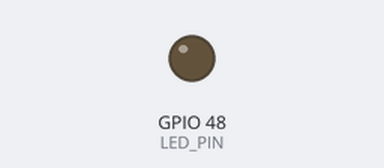
Bench run of a program on a simulated ESP32-S3. Shown: output pins drawn as LEDs (lit = HIGH). WiFi joins after 1.5 s; servers stay silent unless stated; the ROS host is connected and sends only what is stated; what the program prints to the serial monitor is not drawn.

Above: at 2.83 s.
At 3.5 s:
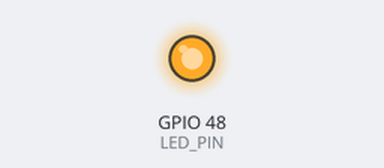
Timing chart, 0 to 5.6 s (numbered marks = the images above):
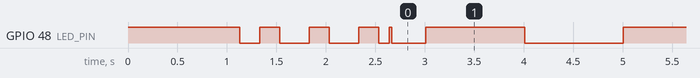

Measured:
- by itself, GPIO 48 (LED_PIN): HIGH → LOW at 1.1 s, → HIGH 0.20 s later, → LOW 0.20 s later, → HIGH 0.30 s later, … (136 changes in this stretch)

The program:

main.cpp
```cpp
/**
 * CNC Sensor Node - micro-ROS on ESP32-S3
 * =======================================
 * Multi-transport support: Serial, WiFi/UDP, WiFi/TCP
 *
 * Enhanced with Edge Robustness Features:
 * - WiFi reconnect with exponential backoff
 * - Agent heartbeat monitoring
 * - Hardware watchdog support
 * - Payload throttling option
 * - Status LED patterns
 *
 * Hardware:
 * - ESP32-S3 DevKitC
 * - MPU6050 IMU (optional - can simulate data)
 *
 * Topics Published:
 * - /sensors/imu (sensor_msgs/Imu)
 * - /sensors/temperature (std_msgs/Float32)
 *
 * Build with PlatformIO:
 *   pio run -e esp32s3_serial     # USB Serial transport
 *   pio run -e esp32s3_wifi_udp   # WiFi UDP transport
 *   pio run -e esp32s3_wifi_tcp   # WiFi TCP transport
 */

#include <Arduino.h>
#include <micro_ros_arduino.h>
#include "config.h"

#include <stdio.h>
#include <rcl/rcl.h>
#include <rcl/error_handling.h>
#include <rclc/rclc.h>
#include <rclc/executor.h>

#include <sensor_msgs/msg/imu.h>
#include <std_msgs/msg/float32.h>

#if defined(TRANSPORT_WIFI_UDP) || defined(TRANSPORT_WIFI_TCP)
#include <WiFi.h>
#endif

#if ENABLE_WATCHDOG
#include <esp_task_wdt.h>
#endif

// ============================================================================
// Global variables
// ============================================================================

rcl_publisher_t imu_publisher;
rcl_publisher_t temp_publisher;
sensor_msgs__msg__Imu imu_msg;
std_msgs__msg__Float32 temp_msg;

rclc_executor_t executor;
rclc_support_t support;
rcl_allocator_t allocator;
rcl_node_t node;
rcl_timer_t timer;

// Connection state
enum AgentState {
    WIFI_CONNECTING,
    WAITING_AGENT,
    AGENT_AVAILABLE,
    AGENT_CONNECTED,
    AGENT_DISCONNECTED,
    WIFI_DISCONNECTED
};
AgentState agent_state = WAITING_AGENT;
const char* agent_state_names[] = {
    "WIFI_CONNECTING", "WAITING_AGENT", "AGENT_AVAILABLE",
    "AGENT_CONNECTED", "AGENT_DISCONNECTED", "WIFI_DISCONNECTED"
};

// Timing
unsigned long last_heartbeat = 0;
unsigned long last_state_change = 0;
unsigned long wifi_retry_delay = WIFI_RECONNECT_INITIAL_MS;

// Throttling
uint32_t publish_counter = 0;

// Simulated sensor state
float sim_angle = 0.0;
float sim_vibration = 0.0;

// Statistics
uint32_t messages_published = 0;
uint32_t reconnect_count = 0;
uint32_t wifi_reconnect_count = 0;

// ============================================================================
// Error handling
// ============================================================================

#define RCCHECK(fn) { rcl_ret_t temp_rc = fn; if((temp_rc != RCL_RET_OK)){error_loop();}}
#define RCSOFTCHECK(fn) { rcl_ret_t temp_rc = fn; if((temp_rc != RCL_RET_OK)){}}

void error_loop() {
    Serial.println("ERROR: Entering error loop!");
    while(1) {
        digitalWrite(LED_PIN, !digitalRead(LED_PIN));
        delay(LED_ERROR);
#if ENABLE_WATCHDOG
        esp_task_wdt_reset();  // Keep feeding watchdog to allow recovery
#endif
    }
}

// ============================================================================
// LED Status Indicator
// ============================================================================

void update_led_status() {
    unsigned long now = millis();
    int blink_period;

    switch(agent_state) {
        case WIFI_CONNECTING:
        case WIFI_DISCONNECTED:
            blink_period = LED_WIFI_CONNECTING;
            break;
        case WAITING_AGENT:
        case AGENT_AVAILABLE:
            blink_period = LED_AGENT_WAITING;
            break;
        case AGENT_CONNECTED:
            blink_period = LED_CONNECTED;
            break;
        case AGENT_DISCONNECTED:
            blink_period = LED_AGENT_WAITING;
            break;
        default:
            blink_period = LED_ERROR;
    }

    digitalWrite(LED_PIN, (now / blink_period) % 2);
}

// ============================================================================
// WiFi Management (for WiFi transports)
// ============================================================================

#if defined(TRANSPORT_WIFI_UDP) || defined(TRANSPORT_WIFI_TCP)

bool connect_wifi() {
    if (WiFi.status() == WL_CONNECTED) {
        return true;
    }

    Serial.printf("[WiFi] Connecting to %s...\n", WIFI_SSID);
    agent_state = WIFI_CONNECTING;

    WiFi.disconnect(true);
    delay(100);
    WiFi.mode(WIFI_STA);
    WiFi.begin(WIFI_SSID, WIFI_PASSWORD);

    unsigned long start = millis();
    while (WiFi.status() != WL_CONNECTED) {
        if (millis() - start > WIFI_CONNECT_TIMEOUT_MS) {
            Serial.printf("[WiFi] Connection timeout after %dms\n", WIFI_CONNECT_TIMEOUT_MS);
            return false;
        }
        update_led_status();
        delay(100);
#if ENABLE_WATCHDOG
        esp_task_wdt_reset();
#endif
    }

    Serial.printf("[WiFi] Connected! IP: %s\n", WiFi.localIP().toString().c_str());
    Serial.printf("[WiFi] RSSI: %d dBm\n", WiFi.RSSI());
    wifi_retry_delay = WIFI_RECONNECT_INITIAL_MS;  // Reset backoff on success
    return true;
}

bool check_wifi_connection() {
    if (WiFi.status() == WL_CONNECTED) {
        return true;
    }

    Serial.printf("[WiFi] Connection lost! Reconnecting (attempt delay: %lums)...\n", wifi_retry_delay);
    wifi_reconnect_count++;

    // Apply exponential backoff
    delay(wifi_retry_delay);
    wifi_retry_delay = min(wifi_retry_delay * WIFI_RECONNECT_MULTIPLIER,
                          (unsigned long)WIFI_RECONNECT_MAX_MS);

    if (connect_wifi()) {
        Serial.println("[WiFi] Reconnected successfully!");
        return true;
    }

    return false;
}

#endif

// ============================================================================
// Transport setup (compile-time selection)
// ============================================================================

bool setup_transport() {
#if defined(TRANSPORT_SERIAL)
    // Serial transport - ESP32-S3 native USB
    Serial.begin(115200);
    set_microros_serial_transports(Serial);
    Serial.println("[Transport] Serial (USB)");
    return true;

#elif defined(TRANSPORT_WIFI_UDP)
    // WiFi UDP transport
    Serial.begin(115200);
    Serial.println("[Transport] WiFi UDP");

    if (!connect_wifi()) {
        return false;
    }

    set_microros_wifi_transports(
        (char*)WIFI_SSID,
        (char*)WIFI_PASSWORD,
        (char*)AGENT_IP,
        AGENT_PORT_UDP
    );
    Serial.printf("[Transport] Agent: %s:%d (UDP)\n", AGENT_IP, AGENT_PORT_UDP);
    return true;

#elif defined(TRANSPORT_WIFI_TCP)
    // WiFi TCP transport
    Serial.begin(115200);
    Serial.println("[Transport] WiFi TCP");

    if (!connect_wifi()) {
        return false;
    }

    set_microros_wifi_transports(
        (char*)WIFI_SSID,
        (char*)WIFI_PASSWORD,
        (char*)AGENT_IP,
        AGENT_PORT_TCP
    );
    Serial.printf("[Transport] Agent: %s:%d (TCP)\n", AGENT_IP, AGENT_PORT_TCP);
    return true;

#else
    // Default: Serial transport
    Serial.begin(115200);
    set_microros_serial_transports(Serial);
    Serial.println("[Transport] Serial (default)");
    return true;
#endif
}

// ============================================================================
// Sensor reading (simulated or real)
// ============================================================================

void read_sensor_data(float* ax, float* ay, float* az,
                      float* gx, float* gy, float* gz,
                      float* temp) {
#if USE_SIMULATED_SENSOR
    // Simulate accelerometer data with vibration pattern
    sim_angle += 0.1;
    sim_vibration = sin(sim_angle * 10) * 0.5;

    // Accelerometer (m/s^2) - gravity + vibration
    *ax = sim_vibration * 0.2;
    *ay = sim_vibration * 0.15;
    *az = 9.81 + sim_vibration * 0.1;

    // Gyroscope (rad/s)
    *gx = sim_vibration * 0.01;
    *gy = sim_vibration * 0.01;
    *gz = sim_vibration * 0.005;

    // Temperature (Celsius)
    *temp = 25.0 + sin(sim_angle * 0.1) * 2.0;
#else
    // TODO: Read from real MPU6050
    *ax = 0; *ay = 0; *az = 9.81;
    *gx = 0; *gy = 0; *gz = 0;
    *temp = 25.0;
#endif
}

// ============================================================================
// Timer callback - publishes sensor data
// ============================================================================

void timer_callback(rcl_timer_t* timer, int64_t last_call_time) {
    RCLC_UNUSED(last_call_time);
    if (timer != NULL) {
        publish_counter++;

#if ENABLE_THROTTLING
        // Skip publishing if throttling is enabled
        if (publish_counter % THROTTLE_SKIP_COUNT != 0) {
            return;
        }
#endif

        float ax, ay, az, gx, gy, gz, temp;
        read_sensor_data(&ax, &ay, &az, &gx, &gy, &gz, &temp);

        // Fill IMU message
        imu_msg.header.stamp.sec = millis() / 1000;
        imu_msg.header.stamp.nanosec = (millis() % 1000) * 1000000;

        // Orientation (quaternion) - identity
        imu_msg.orientation.x = 0.0;
        imu_msg.orientation.y = 0.0;
        imu_msg.orientation.z = 0.0;
        imu_msg.orientation.w = 1.0;
        imu_msg.orientation_covariance[0] = -1;

        // Angular velocity (rad/s)
        imu_msg.angular_velocity.x = gx;
        imu_msg.angular_velocity.y = gy;
        imu_msg.angular_velocity.z = gz;

        // Linear acceleration (m/s^2)
        imu_msg.linear_acceleration.x = ax;
        imu_msg.linear_acceleration.y = ay;
        imu_msg.linear_acceleration.z = az;

        // Temperature
        temp_msg.data = temp;

        // Publish
        RCSOFTCHECK(rcl_publish(&imu_publisher, &imu_msg, NULL));
        RCSOFTCHECK(rcl_publish(&temp_publisher, &temp_msg, NULL));

        messages_published++;
    }
}

// ============================================================================
// micro-ROS entity management
// ============================================================================

bool create_entities() {
    allocator = rcl_get_default_allocator();

    // Create init_options
    RCCHECK(rclc_support_init(&support, 0, NULL, &allocator));

    // Create node
    RCCHECK(rclc_node_init_default(&node, NODE_NAME, "", &support));

    // Create IMU publisher
    RCCHECK(rclc_publisher_init_default(
        &imu_publisher,
        &node,
        ROSIDL_GET_MSG_TYPE_SUPPORT(sensor_msgs, msg, Imu),
        "/sensors/imu"
    ));

    // Create temperature publisher
    RCCHECK(rclc_publisher_init_default(
        &temp_publisher,
        &node,
        ROSIDL_GET_MSG_TYPE_SUPPORT(std_msgs, msg, Float32),
        "/sensors/temperature"
    ));

    // Create timer
    const unsigned int timer_period_ms = 1000 / PUBLISH_RATE_HZ;
    RCCHECK(rclc_timer_init_default(
        &timer,
        &support,
        RCL_MS_TO_NS(timer_period_ms),
        timer_callback
    ));

    // Create executor
    RCCHECK(rclc_executor_init(&executor, &support.context, 1, &allocator));
    RCCHECK(rclc_executor_add_timer(&executor, &timer));

    // Initialize message frame_id
    static char frame_id[] = SENSOR_ID;
    imu_msg.header.frame_id.data = frame_id;
    imu_msg.header.frame_id.size = strlen(frame_id);
    imu_msg.header.frame_id.capacity = strlen(frame_id) + 1;

    return true;
}

void destroy_entities() {
    rmw_context_t* rmw_context = rcl_context_get_rmw_context(&support.context);
    (void) rmw_uros_set_context_entity_destroy_session_timeout(rmw_context, 0);

    rcl_publisher_fini(&imu_publisher, &node);
    rcl_publisher_fini(&temp_publisher, &node);
    rcl_timer_fini(&timer);
    rclc_executor_fini(&executor);
    rcl_node_fini(&node);
    rclc_support_fini(&support);
}

// ============================================================================
// Agent heartbeat check
// ============================================================================

bool check_agent_heartbeat() {
    if (millis() - last_heartbeat < AGENT_HEARTBEAT_INTERVAL_MS) {
        return true;  // Not time to check yet
    }

    last_heartbeat = millis();

    if (RMW_RET_OK == rmw_uros_ping_agent(AGENT_PING_TIMEOUT_MS, AGENT_PING_ATTEMPTS)) {
        return true;
    }

    Serial.println("[Heartbeat] Agent not responding!");
    return false;
}

// ============================================================================
// Print statistics
// ============================================================================

void print_statistics() {
    static unsigned long last_stats = 0;
    if (millis() - last_stats > 30000) {  // Every 30 seconds
        last_stats = millis();
        Serial.println("\n===== Statistics =====");
        Serial.printf("Messages published: %lu\n", messages_published);
        Serial.printf("Agent reconnects: %lu\n", reconnect_count);
#if defined(TRANSPORT_WIFI_UDP) || defined(TRANSPORT_WIFI_TCP)
        Serial.printf("WiFi reconnects: %lu\n", wifi_reconnect_count);
        Serial.printf("WiFi RSSI: %d dBm\n", WiFi.RSSI());
#endif
        Serial.printf("Uptime: %lu seconds\n", millis() / 1000);
        Serial.printf("State: %s\n", agent_state_names[agent_state]);
        Serial.println("======================\n");
    }
}

// ============================================================================
// Setup
// ============================================================================

void setup() {
    // LED setup
    pinMode(LED_PIN, OUTPUT);
    digitalWrite(LED_PIN, HIGH);

    // Serial for debug output
    Serial.begin(115200);
    delay(1000);  // Wait for serial monitor

    Serial.println("\n===================================");
    Serial.println("CNC Sensor Node - micro-ROS");
    Serial.println("With Edge Robustness Features");
    Serial.println("===================================");
    Serial.printf("Node: %s\n", NODE_NAME);
    Serial.printf("Sensor ID: %s\n", SENSOR_ID);
    Serial.printf("Publish Rate: %d Hz\n", PUBLISH_RATE_HZ);
    Serial.printf("Heartbeat Interval: %d ms\n", AGENT_HEARTBEAT_INTERVAL_MS);
#if ENABLE_WATCHDOG
    Serial.printf("Watchdog: Enabled (%d sec)\n", WATCHDOG_TIMEOUT_SEC);
#else
    Serial.println("Watchdog: Disabled");
#endif
#if ENABLE_THROTTLING
    Serial.printf("Throttling: Enabled (1/%d)\n", THROTTLE_SKIP_COUNT);
#else
    Serial.println("Throttling: Disabled");
#endif
    Serial.println("===================================");

#if ENABLE_WATCHDOG
    // Initialize watchdog
    esp_task_wdt_init(WATCHDOG_TIMEOUT_SEC, true);
    esp_task_wdt_add(NULL);  // Add current task to watchdog
    Serial.println("[Watchdog] Initialized");
#endif

    // Initialize transport
    if (!setup_transport()) {
        Serial.println("[ERROR] Transport setup failed!");
        agent_state = WIFI_DISCONNECTED;
    } else {
        agent_state = WAITING_AGENT;
    }

    Serial.println("[Setup] Complete. Waiting for agent...");
    last_state_change = millis();
}

// ============================================================================
// Loop - Connection state machine with robustness
// ============================================================================

void loop() {
#if ENABLE_WATCHDOG
    esp_task_wdt_reset();  // Feed watchdog
#endif

    update_led_status();
    print_statistics();

    switch (agent_state) {
#if defined(TRANSPORT_WIFI_UDP) || defined(TRANSPORT_WIFI_TCP)
        case WIFI_CONNECTING:
        case WIFI_DISCONNECTED:
            if (check_wifi_connection()) {
                agent_state = WAITING_AGENT;
                last_state_change = millis();
            }
            break;
#endif

        case WAITING_AGENT:
            // Try to ping the agent
            if (RMW_RET_OK == rmw_uros_ping_agent(AGENT_PING_TIMEOUT_MS, AGENT_PING_ATTEMPTS)) {
                agent_state = AGENT_AVAILABLE;
                last_state_change = millis();
            }
#if defined(TRANSPORT_WIFI_UDP) || defined(TRANSPORT_WIFI_TCP)
            // Check WiFi is still connected
            else if (WiFi.status() != WL_CONNECTED) {
                agent_state = WIFI_DISCONNECTED;
                last_state_change = millis();
            }
#endif
            break;

        case AGENT_AVAILABLE:
            Serial.println("[Agent] Found! Creating entities...");
            if (create_entities()) {
                agent_state = AGENT_CONNECTED;
                last_state_change = millis();
                last_heartbeat = millis();
                Serial.println("[Agent] Connected to micro-ROS agent!");
                Serial.printf("[Agent] Publishing to /sensors/imu at %d Hz\n", PUBLISH_RATE_HZ);
            } else {
                Serial.println("[Agent] Failed to create entities");
                agent_state = WAITING_AGENT;
                last_state_change = millis();
            }
            break;

        case AGENT_CONNECTED:
#if defined(TRANSPORT_WIFI_UDP) || defined(TRANSPORT_WIFI_TCP)
            // Check WiFi first
            if (WiFi.status() != WL_CONNECTED) {
                Serial.println("[WiFi] Connection lost during operation!");
                agent_state = AGENT_DISCONNECTED;
                last_state_change = millis();
                break;
            }
#endif
            // Normal operation - spin executor
            RCSOFTCHECK(rclc_executor_spin_some(&executor, RCL_MS_TO_NS(10)));

            // Periodic heartbeat check
            if (!check_agent_heartbeat()) {
                Serial.println("[Agent] Lost connection!");
                agent_state = AGENT_DISCONNECTED;
                last_state_change = millis();
            }
            break;

        case AGENT_DISCONNECTED:
            // Clean up and wait for agent
            Serial.println("[Agent] Disconnected. Cleaning up...");
            destroy_entities();
            reconnect_count++;

#if defined(TRANSPORT_WIFI_UDP) || defined(TRANSPORT_WIFI_TCP)
            // Check WiFi before waiting for agent
            if (WiFi.status() != WL_CONNECTED) {
                agent_state = WIFI_DISCONNECTED;
            } else {
                agent_state = WAITING_AGENT;
            }
#else
            agent_state = WAITING_AGENT;
#endif
            last_state_change = millis();
            Serial.println("[Agent] Waiting for reconnection...");
            break;

        default:
            agent_state = WAITING_AGENT;
            break;
    }

    delay(10);
}
```

Source omitted: config.h (3968 bytes)
